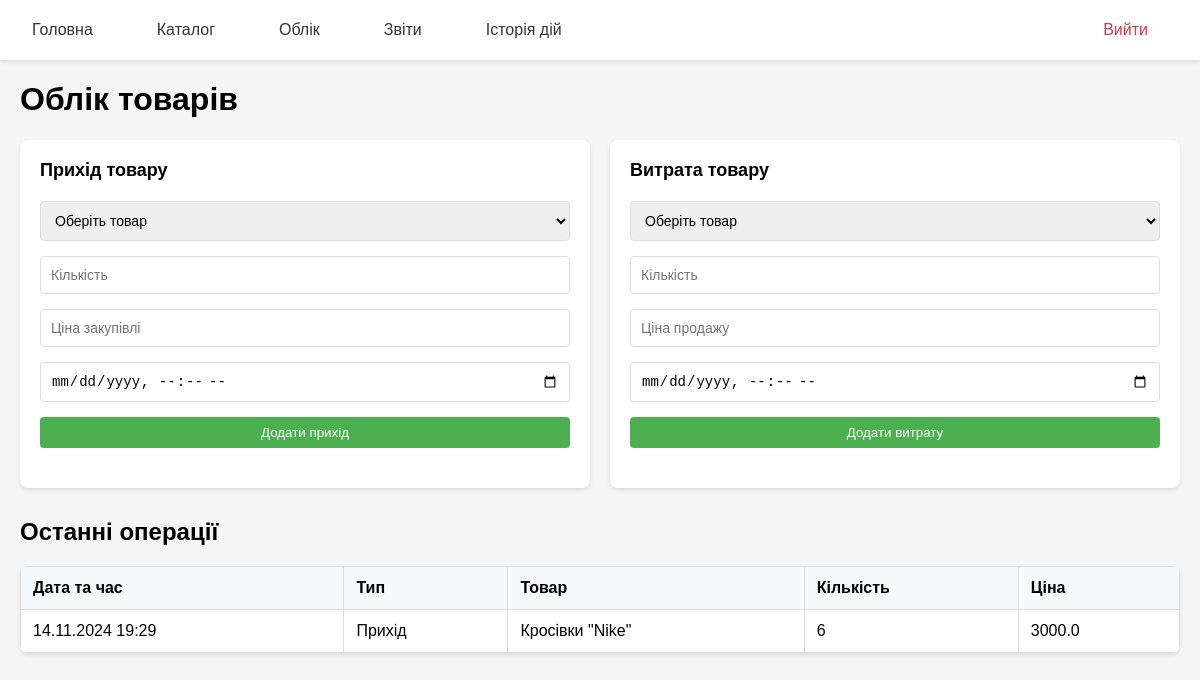
Page /inventory (signed in) on the committed database.
### app.py (models this page shows)
class Operation(db.Model):
    id = db.Column(db.Integer, primary_key=True)
    date = db.Column(db.DateTime, nullable=False, default=lambda: datetime.now(UTC))  # Дата операції
    type = db.Column(db.String(20), nullable=False)  # Тип операції: 'incoming' (прихід) або 'outgoing' (витрата)
    product_id = db.Column(db.Integer, db.ForeignKey('product.id'), nullable=False)  # Зв'язок з товаром
    quantity = db.Column(db.Integer, nullable=False)  # Кількість товару в операції
    price = db.Column(db.Float, nullable=False)  # Ціна за одиницю
    product = db.relationship('Product', backref=db.backref('operations', lazy=True))

class Product(db.Model):
    id = db.Column(db.Integer, primary_key=True)  # Унікальний ідентифікатор
    name = db.Column(db.String(100), nullable=False)  # Назва товару
    code = db.Column(db.String(50), unique=True, nullable=False)  # Унікальний артикул
    quantity = db.Column(db.Integer, default=0)  # Кількість на складі
    price = db.Column(db.Float, nullable=False)  # Ціна
    min_quantity = db.Column(db.Integer, default=0)  # Мінімальний залишок

### app.py (the view)
@app.route('/inventory')
@login_required
def inventory():
    products = Product.query.all()
    operations = Operation.query.order_by(Operation.date.desc()).limit(10).all()  # Останні 10 операцій
    return render_template('inventory.html', products=products, operations=operations)

### app.py (called while the page is built)
def login_required(view_function):
    @wraps(view_function)
    def decorated_function(*args, **kwargs):
        if 'user_id' not in session:  # Якщо користувач не авторизований
            return redirect(url_for('login'))  # Перенаправляємо на сторінку входу
        return view_function(*args, **kwargs)
    return decorated_function

### templates/inventory.html (shortened to what this page needs)
{% extends "base.html" %}
{% block content %}
<h1>Облік товарів</h1>
<div class="inventory-forms">
    <div class="form-section">
        <h2>Прихід товару</h2>
        <form onsubmit="addIncoming(event)">
            <select name="product_id" required>
                <option value="">Оберіть товар</option>
            </select>
            <input type="number" name="quantity" placeholder="Кількість" required>
            <input type="number" name="price" placeholder="Ціна закупівлі" step="0.01" required>
            <input type="datetime-local" name="datetime" required>
            <button type="submit">Додати прихід</button>
        </form>
    </div>
    <div class="form-section">
        <h2>Витрата товару</h2>
        <form onsubmit="addOutgoing(event)">
            <select name="product_id" required>
                <option value="">Оберіть товар</option>
            </select>
            <input type="number" name="quantity" placeholder="Кількість" required>
            <input type="number" name="price" placeholder="Ціна продажу" step="0.01" required>
            <input type="datetime-local" name="datetime" required>
            <button type="submit">Додати витрату</button>
        </form>
    </div>
</div>
<div class="recent-operations">
    <h2>Останні операції</h2>
    <table>
        <thead>
            <tr>
                <th>Дата та час</th>
                <th>Тип</th>
                <th>Товар</th>
                <th>Кількість</th>
                <th>Ціна</th>
            </tr>
        </thead>
        <tbody>
            {% for operation in operations %}
            <tr>
                <td>{{ operation.date.strftime('%d.%m.%Y %H:%M') }}</td>
                <td>{{ 'Прихід' if operation.type == 'incoming' else 'Витрата' }}</td>
                <td>{{ operation.product.name }}</td>
                <td>{{ operation.quantity }}</td>
                <td>{{ operation.price }}</td>
            </tr>
            {% endfor %}
        </tbody>
    </table>
</div>
{% endblock %}

### static/css/style.css (style rules this page uses)
body { font-family: Arial, sans-serif; margin: 0; padding: 20px; background-color: #f5f5f5; }
table { width: 100%; border-collapse: collapse; margin-top: 20px; background-color: #fff; border-radius: 8px; overflow: hidden; box-shadow: 0 2px 4px rgba(0,0,0,0.1); }
table th, table td { border: 1px solid #ddd; padding: 12px; text-align: left; }
table th { background-color: #f8f9fa; font-weight: 600; }
button { padding: 8px 16px; background-color: #4CAF50; color: white; border: none; border-radius: 4px; cursor: pointer; transition: background-color 0.3s; }
form { display: flex; flex-direction: column; gap: 15px; margin: 20px 0; }
input, select { padding: 10px; border: 1px solid #ddd; border-radius: 4px; font-size: 14px; }
.inventory-forms { display: flex; gap: 20px; margin-bottom: 30px; }
.form-section { flex: 1; background-color: #fff; padding: 20px; border-radius: 8px; box-shadow: 0 2px 4px rgba(0,0,0,0.1); }
.form-section h2 { margin-top: 0; margin-bottom: 20px; font-size: 18px; }

### rows in the picture
Operation: date "14.11.2024 19:29", type "Прихід", product.name "Кросівки \"Nike\"", quantity "6", price "3000.0"
